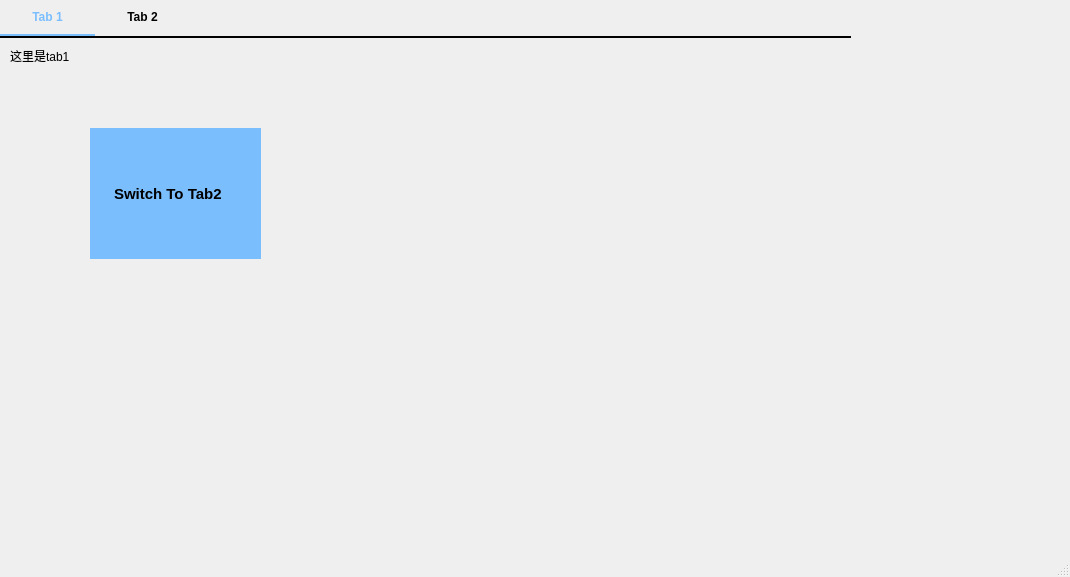
<?xml version="1.0" encoding="UTF-8"?>
<ui version="4.0">
 <class>ClickLabel</class>
 <widget class="QMainWindow" name="ClickLabel">
  <property name="geometry">
   <rect>
    <x>0</x>
    <y>0</y>
    <width>1070</width>
    <height>577</height>
   </rect>
  </property>
  <property name="windowTitle">
   <string>MainWindow</string>
  </property>
  <widget class="QWidget" name="centralwidget">
   <widget class="QTabWidget" name="TabWidget">
    <property name="geometry">
     <rect>
      <x>0</x>
      <y>0</y>
      <width>851</width>
      <height>391</height>
     </rect>
    </property>
    <property name="styleSheet">
     <string notr="true">QTabWidget::pane {
    border-top: 2px solid rgba(0, 0, 0, 1); /* 黑色 */
}

QTabBar::tab {
    font-family: &quot;Microsoft YaHei&quot;;
    font-size: 12px;
    font-weight: 500;
    padding: 10px 25px; /* 增加内边距 */
    border-bottom: none;
	min-width: 45px;
   
}

QTabBar::tab:selected {
    color: rgba(123,190,254, 1); /* 淡蓝色 */
    border-bottom: 2px solid rgba(123,190,254, 1); /* 淡蓝色 */
}

QTabBar::tab:!selected {
    margin-bottom: 2px;
}
</string>
    </property>
    <property name="currentIndex">
     <number>0</number>
    </property>
    <widget class="QWidget" name="tab_1">
     <attribute name="title">
      <string>Tab 1</string>
     </attribute>
     <widget class="QLabel" name="t1_text_label">
      <property name="geometry">
       <rect>
        <x>10</x>
        <y>10</y>
        <width>81</width>
        <height>16</height>
       </rect>
      </property>
      <property name="styleSheet">
       <string notr="true">font-family: &quot;Microsoft YaHei&quot;;</string>
      </property>
      <property name="text">
       <string>这里是tab1</string>
      </property>
     </widget>
     <widget class="QLabel" name="t1_switch_t2_label">
      <property name="geometry">
       <rect>
        <x>90</x>
        <y>90</y>
        <width>171</width>
        <height>131</height>
       </rect>
      </property>
      <property name="styleSheet">
       <string notr="true">font-family: &quot;Microsoft YaHei&quot;;
font-size: 15px;
font-weight: 500;
background-color: rgba(123,190,254, 1); /* 淡蓝色 */
padding:20px</string>
      </property>
      <property name="text">
       <string>Switch To Tab2</string>
      </property>
     </widget>
    </widget>
    <widget class="QWidget" name="tab_2">
     <attribute name="title">
      <string>Tab 2</string>
     </attribute>
     <widget class="QLabel" name="t2_text_label">
      <property name="geometry">
       <rect>
        <x>10</x>
        <y>10</y>
        <width>71</width>
        <height>16</height>
       </rect>
      </property>
      <property name="styleSheet">
       <string notr="true">font-family: &quot;Microsoft YaHei&quot;;
</string>
      </property>
      <property name="text">
       <string>这里是tab2</string>
      </property>
     </widget>
     <widget class="QLabel" name="t2_switch_t1_label">
      <property name="geometry">
       <rect>
        <x>10</x>
        <y>90</y>
        <width>171</width>
        <height>131</height>
       </rect>
      </property>
      <property name="styleSheet">
       <string notr="true">font-family: &quot;Microsoft YaHei&quot;;
font-size: 15px;
font-weight: 500;
background-color: rgba(123,190,254, 1); /* 淡蓝色 */
padding:20px</string>
      </property>
      <property name="text">
       <string>Switch To Tab1</string>
      </property>
     </widget>
    </widget>
   </widget>
  </widget>
  <widget class="QMenuBar" name="menubar">
   <property name="geometry">
    <rect>
     <x>0</x>
     <y>0</y>
     <width>1070</width>
     <height>23</height>
    </rect>
   </property>
  </widget>
  <widget class="QStatusBar" name="statusbar"/>
 </widget>
 <resources/>
 <connections/>
</ui>
